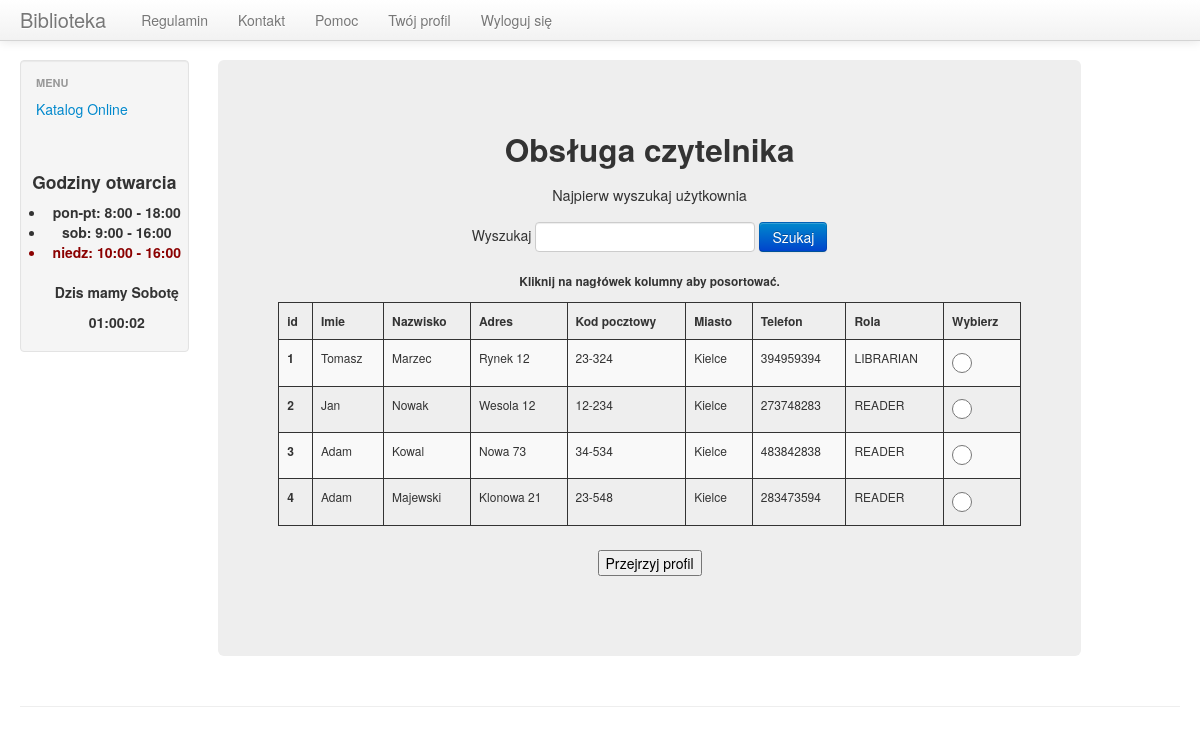
The app's page /lib_manage_users_menu_page_search.php (signed in) with its own data.
### tables this page shows
CREATE TABLE `user` (
  `id` int(11) NOT NULL,
  `user` varchar(100) NOT NULL,
  `pass` varchar(500) NOT NULL,
  `view` varchar(100) NOT NULL,
  `name` varchar(100) NOT NULL,
  `surname` varchar(200) NOT NULL,
  `address` varchar(200) NOT NULL,
  `post_code` varchar(6) NOT NULL,
  `city` varchar(100) NOT NULL,
  `phone` varchar(29) NOT NULL
);

### lib_manage_users_menu_page_search.php (the view, shortened to what this page needs)
<?php
include "/templ_scripts/before_content_template.php";
$search = htmlspecialchars($_GET['search']);
$query = "SELECT name, surname, address, post_code, city, phone, view, id
          FROM user
          WHERE name LIKE '%{$search}%'
             OR surname LIKE '%{$search}%'
             OR address LIKE '%{$search}%'
             OR city LIKE '%{$search}%'
             OR phone LIKE '%{$search}%'
             OR CONCAT(name,' ',surname) LIKE '%{$search}%'
          ";
echo '
        <div class="span9">
            <div class="hero-unit text-center">
                <h2>Obsługa czytelnika</h2>
                <p>Najpierw wyszukaj użytkownia</p>
                <form class="form-inline" action="lib_manage_users_menu_page_search.php" method="GET">
                <label class="mr-sm-2" for="search_label">Wyszukaj</label>
                <input type="text" id="search_label" name="search" required="">
                <button type="submit" class="btn btn-primary">Szukaj</button>
                </form>
            <form action="lib_manage_users_menu_page_result.php" method="GET">
                <h6>Kliknij na nagłówek kolumny aby posortować.</h6>
                    <table class="table table-striped sortable text-center">
                        <thead>
                        <tr>
                            <th scope="col">id</th>
                            <th scope="col">Imie</th>
                            <th scope="col">Nazwisko</th>
                            <th scope="col">Adres</th>
                            <th scope="col">Kod pocztowy</th>
                            <th scope="col">Miasto</th>
                            <th scope="col">Telefon</th>
                            <th scope="col">Rola</th>
                            <th scope="col">Wybierz</th>
                        </tr>
                        </thead>
                        <tbody>
';
                $result = mysql_query($query);
                if(!$result) echo 'BLAD zapytania uzytkownikow z bazy!';
                  else
                  {
                        while($row = mysql_fetch_row($result))
                        {
                          echo '<tr>';
                          echo '<th scope="row">'.$row[7].'</th>';
                          echo '<td>'.$row[0].'</td>';
                          echo '<td>'.$row[1].'</td>';
                          echo '<td>'.$row[2].'</td>';
                          echo '<td>'.$row[3].'</td>';
                          echo '<td>'.$row[4].'</td>';
                          echo '<td>'.$row[5].'</td>';
                          echo '<td>'.$row[6].'</td>';
                          echo '<td>
                                  <label><input type="radio" name="user_id" value="'.$row[7].'" required=""></label>
                                </td>';
                        };
                  }
echo '
                  </tbody>
                  </table>
                  <input type="submit" value="Przejrzyj profil">
              </form>
            </div>
        </div>
';
include("/templ_scripts/after_content_template.php");
?>

### scripts/style.css (style rules this page uses)
body { padding-top: 60px; padding-bottom: 40px; }
h1, h2, h3, h4, h5, h6 { text-align: center; }
table,th,td,tr { border: 1px solid; }
input[type=radio] { width: 20px; height: 20px; }
thead { font-size: 12px; font-weight: bolder; }
tbody { font-size: 12px; }
.hero-unit { font-size: 14.5px; }

### records on screen
user: id "1", name "Tomasz", surname "Marzec", address "Rynek 12", post_code "23-324", city "Kielce", phone "394959394", view "LIBRARIAN"
user: id "2", name "Jan", surname "Nowak", address "Wesola 12", post_code "12-234", city "Kielce", phone "273748283", view "READER"
user: id "3", name "Adam", surname "Kowal", address "Nowa 73", post_code "34-534", city "Kielce", phone "483842838", view "READER"
user: id "4", name "Adam", surname "Majewski", address "Klonowa 21", post_code "23-548", city "Kielce", phone "283473594", view "READER"
